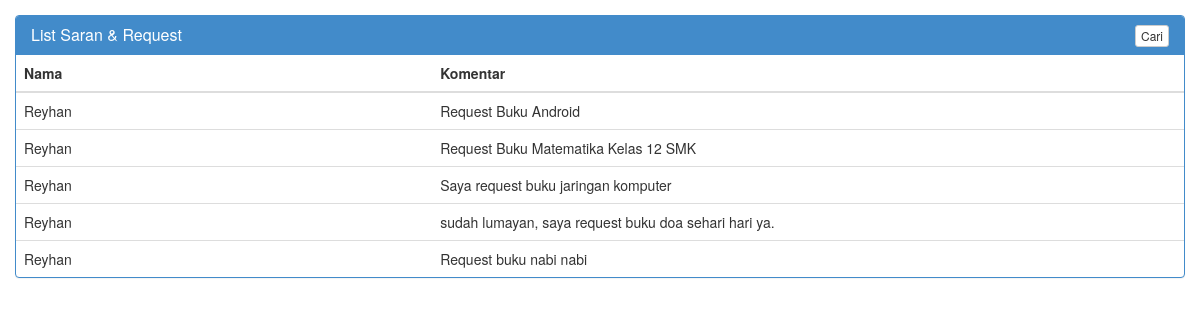
Screenshot of /dashboard/request.php with the database file from the repository.
### tables this page shows
CREATE TABLE `saran` (
  `NO` int(5) NOT NULL,
  `NAMA` varchar(30) NOT NULL,
  `EMAIL` varchar(30) NOT NULL,
  `KOM` text NOT NULL
);

### dashboard/request.php (the view, shortened to what this page needs)
<!DOCTYPE html>
<html lang="en">
<head>
    <link href="bot/strap.css" rel="stylesheet">
</head>
<body>
<div class="container">
     <div class="row">
        <div class="panel panel-primary filterable">
            <div class="panel-heading">
                <h3 class="panel-title">List Saran & Request</h3>
                <div class="pull-right">
                    <button class="btn btn-default btn-xs btn-filter"><span></span> Cari</button>
                </div>
            </div>
            <table class="table">
                <thead>
                    <tr class="filters">
                        <th><input type="text" class="form-control" placeholder="Nama" disabled></th>
                        <th><input type="text" class="form-control" placeholder="Komentar" disabled></th>
                    </tr>
                </thead>
                <tbody>
							<?php
								$ndelok = "SELECT * FROM saran";
								$queryndelok = mysql_query($ndelok);
								while($dadi = mysql_fetch_array($queryndelok))
								{
							?>
                    <tr>
                        <td><?php echo $dadi['NAMA']; ?></td>
                        <td><?php echo $dadi['KOM']; ?></td>
                    </tr>
							<?php
								}
							?>
                </tbody>
            </table>
        </div>
    </div>
</div>
</body>
</html>

### dashboard/request.php (style rules this page uses)
.filterable { margin-top: 15px; }
.filterable .panel-heading .pull-right { margin-top: -20px; }
.filterable .filters input[disabled] { background-color: transparent; border: none; cursor: auto; box-shadow: none; padding: 0; height: auto; }

### rows the page displays
saran: NAMA "Reyhan", KOM "Request Buku Android"
saran: NAMA "Reyhan", KOM "Request Buku Matematika Kelas 12 SMK"
saran: NAMA "Reyhan", KOM "Saya request buku jaringan komputer"
saran: NAMA "Reyhan", KOM "sudah lumayan, saya request buku doa sehari hari ya."
saran: NAMA "Reyhan", KOM "Request buku nabi nabi"
